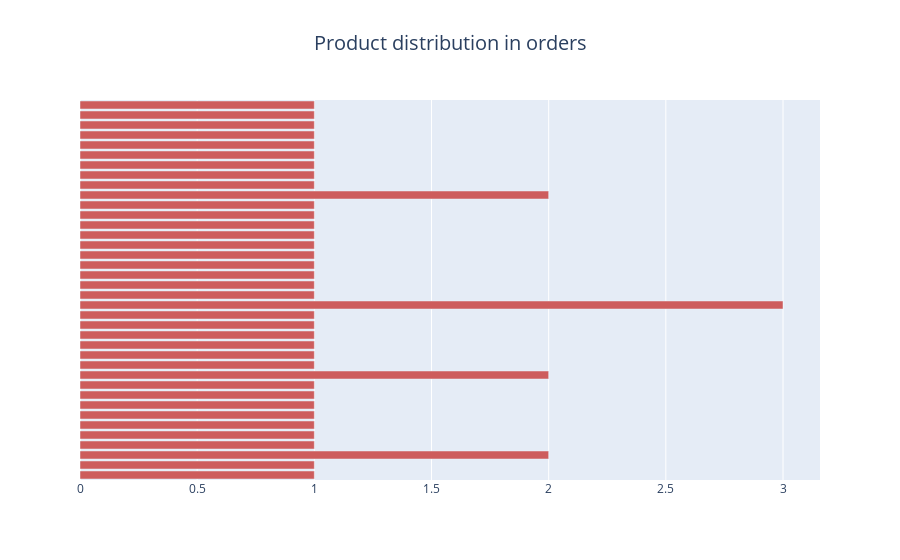

The notebook cell saved with this chart:
### Markdown cell above
### 3.3 Distribution of product references in the orders <a class="anchor" id="section3_3"></a>

### Code cell
fig = go.Figure()
fig.add_trace(go.Bar(
    x=orders_coverage['Count'],
    y=orders_coverage['Order'],
    name='Primary Product',
    marker_color='indianred',
    orientation='h'
))

fig.update_yaxes(visible=False, showticklabels=False)

fig.update_layout(
  height=max([len(order_name) for order_name in orders_coverage['Order']])*10,
  #width=1000, #len(orders_coverage['Order'])*20,
  title={'text': "Product distribution in orders",
          'x':0.5,
          'xanchor': 'center',
          'font_size': 20,
    }
)

fig.show()

### Figure 1 — Plotly figure (JSON) as saved in the notebook; plotly's stock layout.template omitted (floating-point values rounded to 4 significant figures)
{"data": [{"marker": {"color": "indianred"}, "name": "Primary Product", "orientation": "h", "type": "bar", "x": [1, 1, 2, 1, 1, 1, 1, 1, 1, 1, 2, 1, 1, 1, 1, 1, 1, 3, 1, 1, 1, 1, 1, 1, 1, 1, 1, 1, 2, 1, 1, 1, 1, 1, 1, 1, 1, 1], "y": ["H6 Handy Recorder Kit with Resident Audio R100 Headphones", "Pioneer 200W 4x6 Inch 3 Way 4 Ohms Coaxial Car Audio Speakers Pair | TS-A4676R", "JBL Everest Elite 100 NXTGen Noise-Cancelling Bluetooth In-Ear Headphones Black", "Level Active Wireless In-Ear Headphones (Black)", "AudioQuest - GOLDG01R Golden Gate 1m (3.28 ft.) RCA Audio Cable - Red", "JVC KD-X320BTS Apple iPod and Android Digital Media Receiver with Bluetooth", "Details About Sony Kd70x690e 70inch 4k Ultra Hd Smart Led Tv (2017 Model)", "J5202-Series 43-Class Full HD Smart LED TV", "Details About Fits Chevy Silverado Pickup 19992006 Speaker Upgrade Pioneer Tsg1345r Tsg4620s", "Atrend-Bbox E12DSV B Box Series 12 Dual Vented Enclosure with Shared Chamber\"", "Seagate - Backup Plus 5TB External USB 3.0 Portable Hard Drive - silver", "Cooler Master - HAF X Ultimate Full-Tower Chassis - Black", "Actiontec 300 Mbps Wireless-N ADSL Modem Router (GT784WN)", "XBR-X850E-Series 75-Class HDR UHD Smart LED TV", "Sony SELP18105G E PZ 18-105mm F4 G OSS", "LG - 75 Class - LED - UJ6470 Series - 2160p - Smart - 4K UHD TV with HDR\"", "Dell - P2418HT 24 IPS LED FHD Touch-Screen Monitor - Black\"", "NETGEAR Nighthawk X10 AD7200 802.11ac/ad Quad-Stream WiFi Router", "Onkyo - Dual 6-1/4 2-Way Floor Speakers (Pair) - Black\"", "Seagate Backup Plus Ultra Slim 2TB Portable External Hard Drive", "Tiffen - 72mm Neutral-Density 0.9 Lens Filter", "CapturePRO Camera Clip with PROplate", "Pioneer GM-D8601 Class D Mono Amplifier with Wired Bass Boost Remote", "Details About Alienware 15 R3 Aw15r3/15.6 Fhd/i77700hq/nvidia Gtx1070/16gb/1tb Hdd+128gb Ssd\"", "Belkin Travel RockStar Surge Protector with 2 AC Outlets", "Logitech Ultrathin Touch Mouse T630 for Windows 8 Touch Gestures", "Universal Foldable Bluetooth Keyboard for Mobile Devices", "Cyber-shot DSC-WX220 Digital Camera (Black)", "Monster - iSport Achieve In-Ear Wireless Headphones - Green", "Details About Samsung 24 Class Hd (720p) Smart Led Tv (un24m4500)\"", "Crystal 460X RGB Mid-Tower Case", "Seagate - SkyHawk Surveillance HDD 6TB Internal SATA Hard Drive for Desktops", "Samsung - 960 EVO 500GB Internal PCI Express 3.0 x4 (NVMe) Solid State Drive for Laptops", "Alpha a5100 Mirrorless Digital Camera with 16-50mm Lens (White)", "LG - 65 Class - OLED - B7A Series - 2160p - Smart - 4K UHD TV with HDR\"", "Details About Garmin Dezl 770lmthd 7 Gps With Lifetime Maps & Hd Traffic Updates\"", "House of Marley Smile Jamaica In-Ear Earbuds", "Power Acoustik LP-3CSC License Plate with 2 Backup Sensors and CCD Camera, Chrome"]}], "layout": {"autosize": true, "title": {"font": {"size": 20}, "text": "Product distribution in orders", "x": 0.5, "xanchor": "center"}, "xaxis": {"autorange": true, "range": [0, 3.158], "type": "linear"}, "yaxis": {"autorange": true, "range": [-0.5, 37.5], "showticklabels": false, "type": "category", "visible": false}}}
